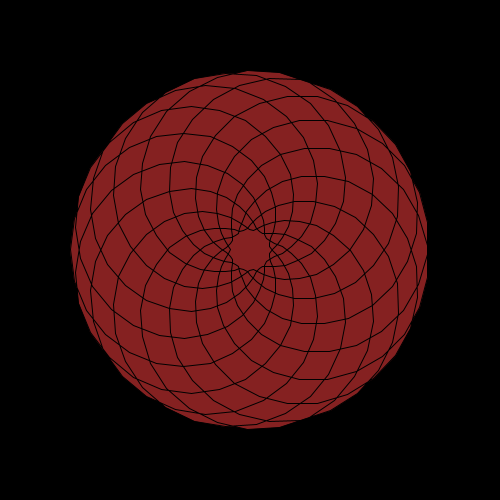
Frame 1 (no input)
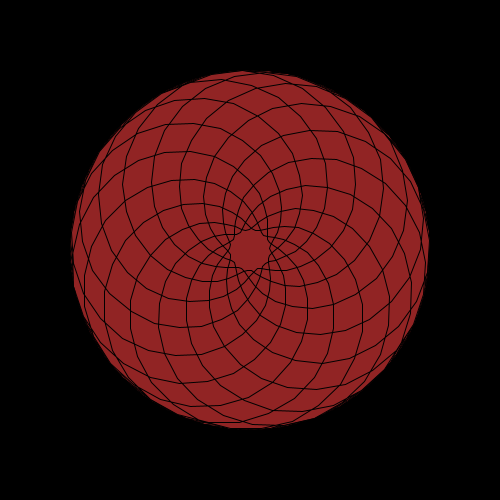
Frame 60 (the mouse pressed at the canvas centre just before this capture)
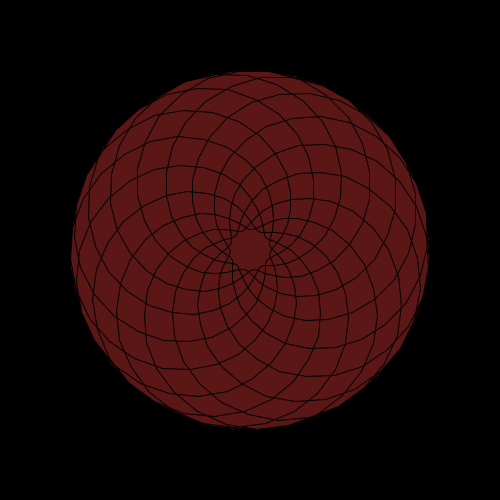
Frame 120 (the mouse held since frame 60 and released just before this capture)

The Processing sketch that drew these frames (run headless with seeded random() and noise(); from frame 60 on, the mouse is pressed at the canvas centre):

// Processing sketch: processing_133288
// ── processing_133288.pde

int resolution = 500;
float radius = 100;
float circleX;
float circleY;
float rotation = 0;
float myColor;
int offset;


void setup() {
  size(500, 500);
  background(0);
  circleX = 0;
  circleY = 0;
}

void draw() {
  offset++;
  translate(width/2, height/2);
  
  myColor = map(sin(float(offset)*.05),-1,1,0,255);
  fill(myColor, myColor/4, myColor/4);

  rotate(radians(rotation));
  rotation += 3;

  beginShape();
  for (int i = 0; i < resolution; i++) {

    int scale = 80;

    float waveAngle = map(i, 0, resolution, 0, TWO_PI * 15); //number of petals
    float waveOffset = sin(waveAngle) * scale;  //scale the -1 to 1 up

    float angle = map(i, 0, resolution, 0, TWO_PI * 14); //multiply for weirdness

    float circleOffsetX = cos(angle) * (radius + waveOffset); //xposition
    float circleOffsetY = sin(angle) * (radius + waveOffset); //yposition

    float x = circleX + circleOffsetX;
    float y = circleY + circleOffsetY;

    vertex(x, y);

  }
  endShape(CLOSE);
}
